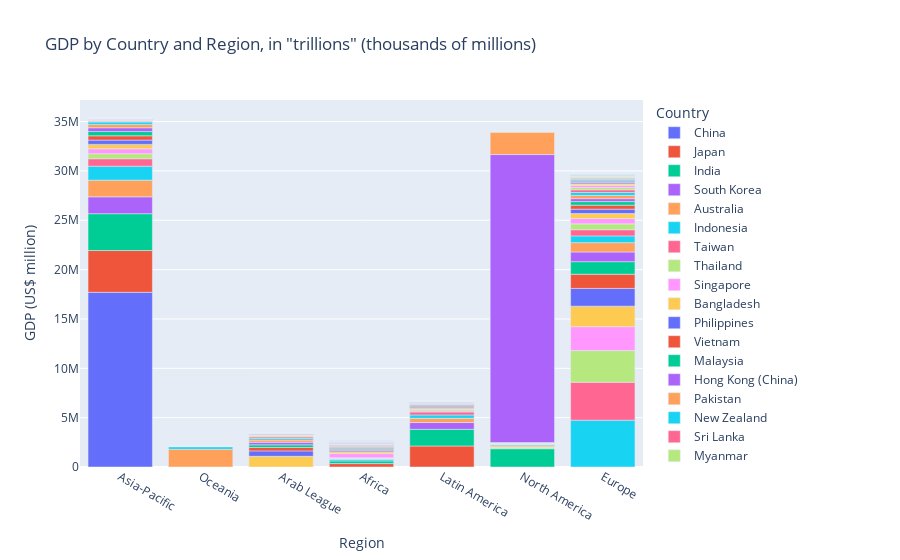

Notebook code cell kept with this figure:
### Code cell
# Now we can generate a plotly figure
import plotly.express as px

# create a stacked bar chart for GDP, by region
fig = px.bar(gdp_df, x='Region', 
             y=GDP_COL_NAME, color='Country', 
             title='GDP by Country and Region, in "trillions" (millions of millions)', 
             barmode='relative')

# For copy to github pages
fig.write_html("stacked_bar.html")

fig.show()
